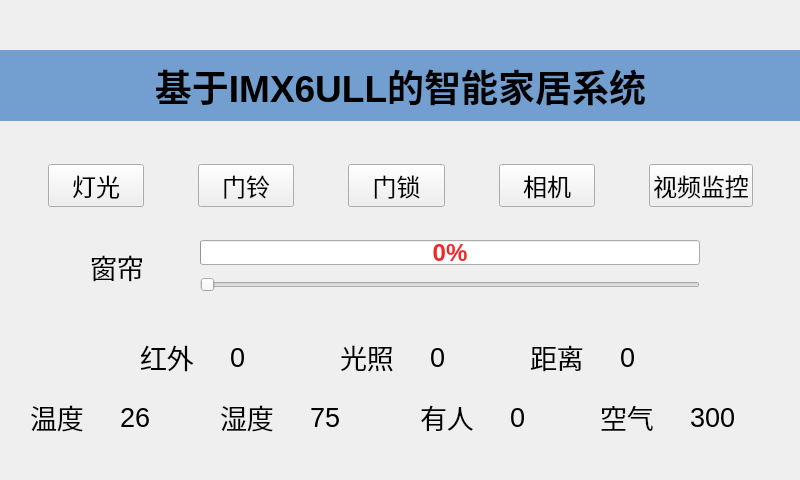
<?xml version="1.0" encoding="UTF-8"?>
<ui version="4.0">
 <class>SmartHomeWindow</class>
 <widget class="QMainWindow" name="SmartHomeWindow">
  <property name="enabled">
   <bool>true</bool>
  </property>
  <property name="geometry">
   <rect>
    <x>0</x>
    <y>0</y>
    <width>800</width>
    <height>480</height>
   </rect>
  </property>
  <property name="sizePolicy">
   <sizepolicy hsizetype="Minimum" vsizetype="Minimum">
    <horstretch>0</horstretch>
    <verstretch>0</verstretch>
   </sizepolicy>
  </property>
  <property name="minimumSize">
   <size>
    <width>800</width>
    <height>480</height>
   </size>
  </property>
  <property name="maximumSize">
   <size>
    <width>800</width>
    <height>480</height>
   </size>
  </property>
  <property name="windowTitle">
   <string>SmartHomeWindow</string>
  </property>
  <widget class="QWidget" name="centralwidget">
   <widget class="QLabel" name="title">
    <property name="geometry">
     <rect>
      <x>0</x>
      <y>50</y>
      <width>801</width>
      <height>71</height>
     </rect>
    </property>
    <property name="font">
     <font>
      <pointsize>28</pointsize>
      <weight>75</weight>
      <bold>true</bold>
     </font>
    </property>
    <property name="styleSheet">
     <string notr="true">background-color: rgb(114, 159, 207);</string>
    </property>
    <property name="text">
     <string>基于IMX6ULL的智能家居系统</string>
    </property>
    <property name="alignment">
     <set>Qt::AlignCenter</set>
    </property>
   </widget>
   <widget class="QLabel" name="ir_value">
    <property name="geometry">
     <rect>
      <x>230</x>
      <y>340</y>
      <width>71</width>
      <height>34</height>
     </rect>
    </property>
    <property name="font">
     <font>
      <pointsize>20</pointsize>
     </font>
    </property>
    <property name="text">
     <string>0</string>
    </property>
   </widget>
   <widget class="QWidget" name="layoutWidget">
    <property name="geometry">
     <rect>
      <x>0</x>
      <y>160</y>
      <width>801</width>
      <height>51</height>
     </rect>
    </property>
    <layout class="QHBoxLayout" name="horizontalLayout" stretch="1,2,1,2,1,2,1,2,1,2,1">
     <item>
      <spacer name="horizontalSpacer">
       <property name="orientation">
        <enum>Qt::Horizontal</enum>
       </property>
       <property name="sizeHint" stdset="0">
        <size>
         <width>40</width>
         <height>20</height>
        </size>
       </property>
      </spacer>
     </item>
     <item>
      <widget class="QPushButton" name="light_button">
       <property name="minimumSize">
        <size>
         <width>0</width>
         <height>41</height>
        </size>
       </property>
       <property name="font">
        <font>
         <pointsize>18</pointsize>
         <weight>50</weight>
         <bold>false</bold>
        </font>
       </property>
       <property name="text">
        <string>灯光</string>
       </property>
      </widget>
     </item>
     <item>
      <spacer name="horizontalSpacer_2">
       <property name="orientation">
        <enum>Qt::Horizontal</enum>
       </property>
       <property name="sizeHint" stdset="0">
        <size>
         <width>40</width>
         <height>20</height>
        </size>
       </property>
      </spacer>
     </item>
     <item>
      <widget class="QPushButton" name="beep_button">
       <property name="minimumSize">
        <size>
         <width>0</width>
         <height>41</height>
        </size>
       </property>
       <property name="baseSize">
        <size>
         <width>0</width>
         <height>48</height>
        </size>
       </property>
       <property name="font">
        <font>
         <pointsize>18</pointsize>
         <weight>50</weight>
         <bold>false</bold>
        </font>
       </property>
       <property name="text">
        <string>门铃</string>
       </property>
      </widget>
     </item>
     <item>
      <spacer name="horizontalSpacer_3">
       <property name="orientation">
        <enum>Qt::Horizontal</enum>
       </property>
       <property name="sizeHint" stdset="0">
        <size>
         <width>40</width>
         <height>20</height>
        </size>
       </property>
      </spacer>
     </item>
     <item>
      <widget class="QPushButton" name="doorlock_button">
       <property name="sizePolicy">
        <sizepolicy hsizetype="Minimum" vsizetype="Fixed">
         <horstretch>0</horstretch>
         <verstretch>49</verstretch>
        </sizepolicy>
       </property>
       <property name="minimumSize">
        <size>
         <width>0</width>
         <height>41</height>
        </size>
       </property>
       <property name="font">
        <font>
         <pointsize>18</pointsize>
         <weight>50</weight>
         <bold>false</bold>
        </font>
       </property>
       <property name="text">
        <string>门锁</string>
       </property>
       <property name="iconSize">
        <size>
         <width>16</width>
         <height>30</height>
        </size>
       </property>
      </widget>
     </item>
     <item>
      <spacer name="horizontalSpacer_4">
       <property name="orientation">
        <enum>Qt::Horizontal</enum>
       </property>
       <property name="sizeHint" stdset="0">
        <size>
         <width>40</width>
         <height>20</height>
        </size>
       </property>
      </spacer>
     </item>
     <item>
      <widget class="QPushButton" name="camera_button">
       <property name="minimumSize">
        <size>
         <width>0</width>
         <height>41</height>
        </size>
       </property>
       <property name="font">
        <font>
         <pointsize>18</pointsize>
         <weight>50</weight>
         <bold>false</bold>
        </font>
       </property>
       <property name="text">
        <string>相机</string>
       </property>
      </widget>
     </item>
     <item>
      <spacer name="horizontalSpacer_6">
       <property name="orientation">
        <enum>Qt::Horizontal</enum>
       </property>
       <property name="sizeHint" stdset="0">
        <size>
         <width>40</width>
         <height>20</height>
        </size>
       </property>
      </spacer>
     </item>
     <item>
      <widget class="QPushButton" name="monitor_button">
       <property name="font">
        <font>
         <pointsize>18</pointsize>
        </font>
       </property>
       <property name="text">
        <string>视频监控</string>
       </property>
      </widget>
     </item>
     <item>
      <spacer name="horizontalSpacer_5">
       <property name="orientation">
        <enum>Qt::Horizontal</enum>
       </property>
       <property name="sizeHint" stdset="0">
        <size>
         <width>40</width>
         <height>20</height>
        </size>
       </property>
      </spacer>
     </item>
    </layout>
    <zorder>light_button</zorder>
    <zorder>beep_button</zorder>
    <zorder>doorlock_button</zorder>
    <zorder>camera_button</zorder>
    <zorder>horizontalSpacer_6</zorder>
    <zorder>monitor_button</zorder>
   </widget>
   <widget class="QLabel" name="air_value">
    <property name="geometry">
     <rect>
      <x>690</x>
      <y>400</y>
      <width>71</width>
      <height>34</height>
     </rect>
    </property>
    <property name="font">
     <font>
      <pointsize>20</pointsize>
     </font>
    </property>
    <property name="text">
     <string>300</string>
    </property>
   </widget>
   <widget class="QLabel" name="tamp_value">
    <property name="geometry">
     <rect>
      <x>120</x>
      <y>400</y>
      <width>71</width>
      <height>34</height>
     </rect>
    </property>
    <property name="font">
     <font>
      <pointsize>20</pointsize>
     </font>
    </property>
    <property name="text">
     <string>26</string>
    </property>
   </widget>
   <widget class="QLabel" name="air_label">
    <property name="geometry">
     <rect>
      <x>600</x>
      <y>400</y>
      <width>71</width>
      <height>34</height>
     </rect>
    </property>
    <property name="font">
     <font>
      <pointsize>20</pointsize>
     </font>
    </property>
    <property name="text">
     <string>空气</string>
    </property>
   </widget>
   <widget class="MySlider" name="horizontalSlider">
    <property name="geometry">
     <rect>
      <x>200</x>
      <y>270</y>
      <width>500</width>
      <height>30</height>
     </rect>
    </property>
    <property name="font">
     <font>
      <pointsize>9</pointsize>
     </font>
    </property>
    <property name="orientation">
     <enum>Qt::Horizontal</enum>
    </property>
   </widget>
   <widget class="QLabel" name="tamp_label">
    <property name="geometry">
     <rect>
      <x>30</x>
      <y>400</y>
      <width>71</width>
      <height>34</height>
     </rect>
    </property>
    <property name="font">
     <font>
      <pointsize>20</pointsize>
     </font>
    </property>
    <property name="text">
     <string>温度</string>
    </property>
   </widget>
   <widget class="QLabel" name="ir_label">
    <property name="geometry">
     <rect>
      <x>140</x>
      <y>340</y>
      <width>71</width>
      <height>34</height>
     </rect>
    </property>
    <property name="font">
     <font>
      <pointsize>20</pointsize>
     </font>
    </property>
    <property name="text">
     <string>红外</string>
    </property>
   </widget>
   <widget class="QLabel" name="als_label">
    <property name="geometry">
     <rect>
      <x>340</x>
      <y>340</y>
      <width>71</width>
      <height>34</height>
     </rect>
    </property>
    <property name="font">
     <font>
      <pointsize>20</pointsize>
     </font>
    </property>
    <property name="text">
     <string>光照</string>
    </property>
   </widget>
   <widget class="QLabel" name="humi_label">
    <property name="geometry">
     <rect>
      <x>220</x>
      <y>400</y>
      <width>71</width>
      <height>34</height>
     </rect>
    </property>
    <property name="font">
     <font>
      <pointsize>20</pointsize>
     </font>
    </property>
    <property name="text">
     <string>湿度</string>
    </property>
   </widget>
   <widget class="QLabel" name="move_value">
    <property name="geometry">
     <rect>
      <x>510</x>
      <y>400</y>
      <width>71</width>
      <height>34</height>
     </rect>
    </property>
    <property name="font">
     <font>
      <pointsize>20</pointsize>
     </font>
    </property>
    <property name="text">
     <string>0</string>
    </property>
   </widget>
   <widget class="QProgressBar" name="progressBar">
    <property name="geometry">
     <rect>
      <x>200</x>
      <y>240</y>
      <width>500</width>
      <height>25</height>
     </rect>
    </property>
    <property name="font">
     <font>
      <family>Ubuntu</family>
      <pointsize>18</pointsize>
      <weight>75</weight>
      <bold>true</bold>
     </font>
    </property>
    <property name="styleSheet">
     <string notr="true">color: rgb(239, 41, 41);</string>
    </property>
    <property name="value">
     <number>0</number>
    </property>
   </widget>
   <widget class="QLabel" name="dis_label">
    <property name="geometry">
     <rect>
      <x>530</x>
      <y>340</y>
      <width>71</width>
      <height>34</height>
     </rect>
    </property>
    <property name="font">
     <font>
      <pointsize>20</pointsize>
     </font>
    </property>
    <property name="text">
     <string>距离</string>
    </property>
   </widget>
   <widget class="QLabel" name="humi_value">
    <property name="geometry">
     <rect>
      <x>310</x>
      <y>400</y>
      <width>71</width>
      <height>34</height>
     </rect>
    </property>
    <property name="font">
     <font>
      <pointsize>20</pointsize>
     </font>
    </property>
    <property name="text">
     <string>75</string>
    </property>
   </widget>
   <widget class="QLabel" name="als_value">
    <property name="geometry">
     <rect>
      <x>430</x>
      <y>340</y>
      <width>71</width>
      <height>34</height>
     </rect>
    </property>
    <property name="font">
     <font>
      <pointsize>20</pointsize>
     </font>
    </property>
    <property name="text">
     <string>0</string>
    </property>
   </widget>
   <widget class="QLabel" name="dis_value">
    <property name="geometry">
     <rect>
      <x>620</x>
      <y>340</y>
      <width>71</width>
      <height>34</height>
     </rect>
    </property>
    <property name="font">
     <font>
      <pointsize>20</pointsize>
     </font>
    </property>
    <property name="text">
     <string>0</string>
    </property>
   </widget>
   <widget class="QLabel" name="move_label">
    <property name="geometry">
     <rect>
      <x>420</x>
      <y>400</y>
      <width>71</width>
      <height>34</height>
     </rect>
    </property>
    <property name="font">
     <font>
      <pointsize>20</pointsize>
     </font>
    </property>
    <property name="text">
     <string>有人</string>
    </property>
   </widget>
   <widget class="QLabel" name="curtains_label">
    <property name="geometry">
     <rect>
      <x>90</x>
      <y>250</y>
      <width>71</width>
      <height>34</height>
     </rect>
    </property>
    <property name="font">
     <font>
      <pointsize>20</pointsize>
     </font>
    </property>
    <property name="text">
     <string>窗帘</string>
    </property>
   </widget>
  </widget>
 </widget>
 <customwidgets>
  <customwidget>
   <class>MySlider</class>
   <extends>QSlider</extends>
   <header location="global">myslider.h</header>
  </customwidget>
 </customwidgets>
 <resources/>
 <connections/>
</ui>
